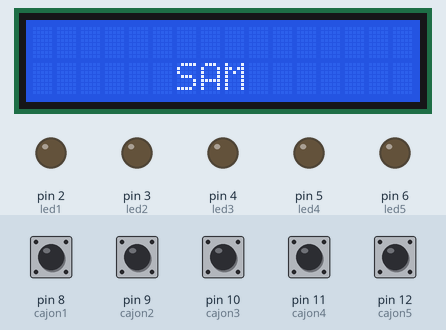
Recording of a sketch running on a simulated Arduino Uno, built with avr-gcc and run on an emulated ATmega328P. Shown: 16×2 character LCD, output pins drawn as LEDs (lit = HIGH). Inputs (shaded band) come from the test bench; at power-on: pin 8 (cajon1), pin 9 (cajon2), pin 10 (cajon3), pin 11 (cajon4), pin 12 (cajon5) HIGH. The local clock reads 2024-03-15 10:24:30 at power-on unless the sketch sets it; what the sketch prints to the serial monitor is not drawn.

Above: at 62.4 s.

The sketch:

SAM_arduino.ino
```cpp
#include "RTClib.h"
#include <SPI.h>
#include <SD.h>
RTC_DS3231 rtc;
#include <Wire.h> // La librería Wire.h es para I2C
#include <LiquidCrystal_I2C.h> // La librería para el LCD 16x2 I2C


int led1=2;
int led2=3;
int led3=4;
int led4=5;
int led5=6;
const int cajon1=8;
const int cajon2=9;
const int cajon3=10;
const int cajon4=11;
const int cajon5=12;

int cajon1H1=9;
int cajon1M1=59;
int cajon1S1=0;
int cajon1H2=14;
int cajon1M2=48;
int cajon1S2=0;

int cajon2H1=9;
int cajon2M1=59;
int cajon2S1=30;
int cajon2H2=14;
int cajon2M2=48;
int cajon2S2=0;

int cajon3H1=9;
int cajon3M1=54;
int cajon3S1=0;
int cajon3H2=14;
int cajon3M2=48;
int cajon3S2=0;

int cajon4H1=9;
int cajon4M1=54;
int cajon4S1=30;
int cajon4H2=14;
int cajon4M2=48;
int cajon4S2=0;

int cajon5H1=9;
int cajon5M1=55;
int cajon5S1=0;
int cajon5H2=14;
int cajon5M2=48;
int cajon5S2=0;


int pito=13;

 LiquidCrystal_I2C lcd(0x27, 16, 2); // Nuestro LCD se comunica en la dirección 27h, e inicializamos la librería para 16x2


void pantalla(String pastilla, String numpastilla){


  lcd.setCursor(0, 1);
  lcd.print(pastilla); // Mostramos texto en linea 1

 lcd.print(" ");// Mostramos texto en linea 2 (Ubicamos el cursor en la primera posición(columna:0), de la segunda línea(fila:1))
  lcd.print(numpastilla);


}


void setup() {
   lcd.begin(); //Inicializamos el display
  lcd.backlight(); // Prendemos el backlight

  Serial.begin(9600);
 if (! rtc.begin()) {
    Serial.println("Couldn't find RTC");
    while (1);
  }

  if (rtc.lostPower()) {
    Serial.println("RTC lost power, lets set the time!");
    // If the RTC have lost power it will sets the RTC to the date & time this sketch was compiled in the following line
    rtc.adjust(DateTime(F(__DATE__), F(__TIME__)));
    // This line sets the RTC with an explicit date & time, for example to set
    // January 21, 2014 at 3am you would call:
    // rtc.adjust(DateTime(2014, 1, 21, 3, 0, 0));
  }

  // If you need to set the time of the uncomment line 34 or 37
  // following line sets the RTC to the date & time this sketch was compiled
  // rtc.adjust(DateTime(F(__DATE__), F(__TIME__)));
  // This line sets the RTC with an explicit date & time, for example to set
  // January 21, 2014 at 3am you would call:
  // rtc.adjust(DateTime(2014, 1, 21, 3, 0, 0));
//declaramos el pin amarillo como salida
  pinMode(led1,OUTPUT);
  pinMode(led2,OUTPUT);
  pinMode(led3,OUTPUT);
  pinMode(led4,OUTPUT);
  pinMode(led5,OUTPUT);
  pinMode(cajon1,INPUT_PULLUP);
  pinMode(cajon2,INPUT_PULLUP);
  pinMode(cajon3,INPUT_PULLUP);
  pinMode(cajon4,INPUT_PULLUP);
  pinMode(cajon5,INPUT_PULLUP);
  pinMode(pito,OUTPUT);


    nombre();


}

void pantallaoff(){
lcd.begin(); //Inicializamos el display
lcd.noDisplay();
lcd.begin();


}


void hora(){

    lcd.setCursor(5, 0);
  DateTime now = rtc.now();
    lcd.print(now.hour(), DEC);
    lcd.print(':');
    if(now.minute()<10){
      lcd.print("0");
      lcd.print(now.minute(), DEC);
      }
      else{
        lcd.print(now.minute(), DEC);
      }

    }

void nombre(){
  lcd.setCursor(6, 1);
    lcd.print("SAM");

  }


void loop() {

  hora();

  DateTime now = rtc.now();

    Serial.print(now.hour(), DEC);
    Serial.print(':');
    Serial.print(now.minute(), DEC);
    Serial.print(':');
    Serial.print(now.second(), DEC);
    Serial.println();


    //led1 y cajon1
if ((now.hour() == cajon1H1 && now.minute() == cajon1M1 && now.second() == cajon1S1) || (now.hour() == cajon1H2 && now.minute() == cajon1M2 && now.second() == cajon1S2)){
  digitalWrite(led1,HIGH);
  tone(pito, 550);
  pantalla("PARACETAMOL", "4       ");
  Serial.println("el led1 esta encendido");
}
if (digitalRead(cajon1) == 1){
      digitalWrite(led1,LOW);
      noTone(pito);
      pantallaoff();
      nombre();

      }

    //led2 y cajon2
if ((now.hour() == cajon2H1 && now.minute() == cajon2M1 && now.second() == cajon2S1) || (now.hour() == cajon2H2 && now.minute() == cajon2M2 && now.second() == cajon2S2)){
  digitalWrite(led2,HIGH);
  tone(pito, 550);
  pantalla("DALSY", "4         ");
  Serial.println("el led2 esta encendido");
}
if (digitalRead(cajon2) == 1){
      digitalWrite(led2,LOW);
      noTone(pito);
      pantallaoff();
      nombre();


      }

    //led3 y cajon3
if ((now.hour() == cajon3H1 && now.minute() == cajon3M1 && now.second() == cajon3S1) || (now.hour() == cajon3H2 && now.minute() == cajon3M2 && now.second() == cajon3S2)){
  digitalWrite(led3,HIGH);
  tone(pito, 550);
  pantalla("IBUPROFENO", "4        ");
  Serial.println("el led3 esta encendido");
}
if (digitalRead(cajon3) == 1){
      digitalWrite(led3,LOW);
      noTone(pito);
     pantallaoff();
     nombre();

      }

   //led4 y cajon4
if ((now.hour() == cajon4H1 && now.minute() == cajon4M1 && now.second() == cajon4S1) || (now.hour() == cajon4H2 && now.minute() == cajon4M2 && now.second() == cajon4S2)){
  digitalWrite(led4,HIGH);
  tone(pito, 550);
  pantalla("NOLOTIL", "4        ");
  Serial.println("el led4 esta encendido");
}
if (digitalRead(cajon4) == 1){
      digitalWrite(led4,LOW);
      noTone(pito);
      pantallaoff();
      nombre();

      }

   //led5 y cajon5
if ((now.hour() == cajon5H1 && now.minute() == cajon5M1 && now.second() == cajon5S1) || (now.hour() == cajon5H2 && now.minute() == cajon5M2 && now.second() == cajon5S2)){
  digitalWrite(led5,HIGH);
  tone(pito, 550);
  pantalla("GELOCATIL", "4       ");
  Serial.println("el led5 esta encendido");
}
if (digitalRead(cajon5) == 1){
      digitalWrite(led5,LOW);
      noTone(pito);
     pantallaoff();
     nombre();

      }

Serial.println(digitalRead(cajon1));
Serial.println(digitalRead(cajon2));
Serial.println(digitalRead(cajon3));
Serial.println(digitalRead(cajon4));
Serial.println(digitalRead(cajon5));

delay(100);
}
```
